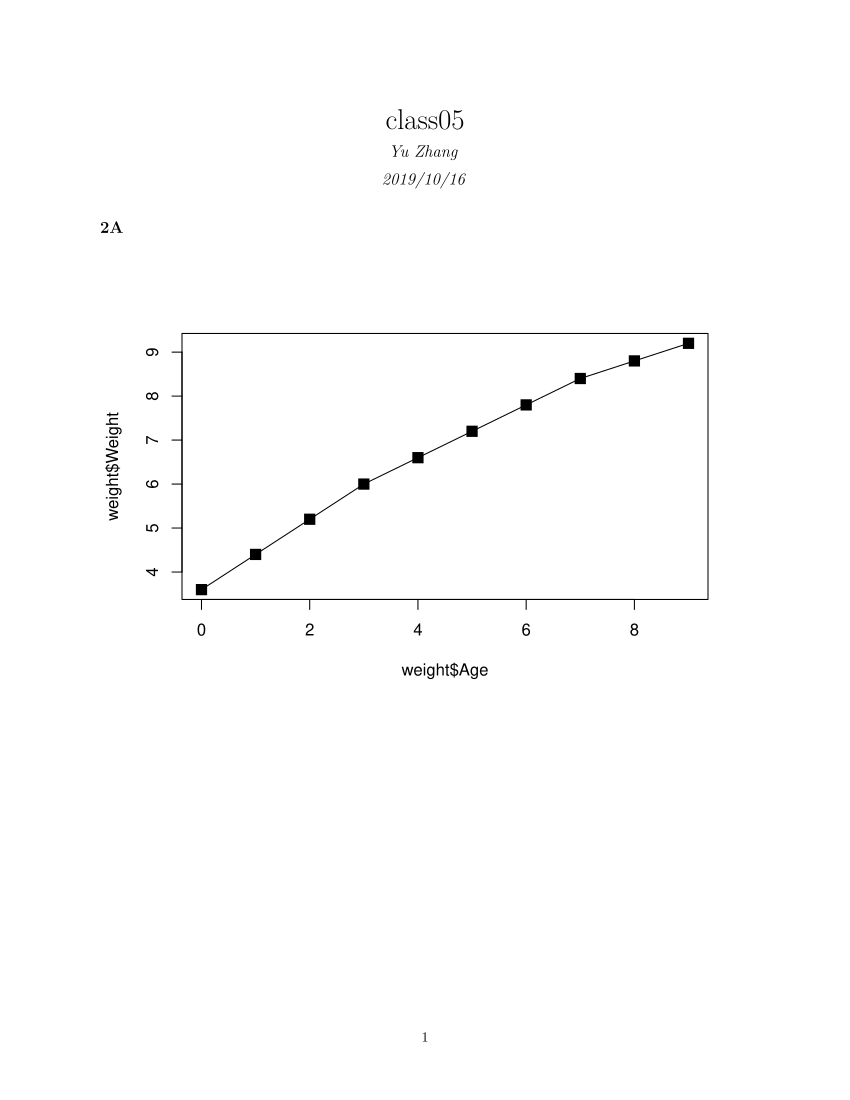

Generate this figure with R:
#Sys.setenv(LANG = "en")
# Class 5 Data Visualization
x <- rnorm(1000)
#is.vector(x) == TRUE

#How many things are in x
length(x)
mean(x)
sd(x)
summary(x)

boxplot(x)
hist(x)
rug(x)

#2A
weight <- read.table("bimm143_05_rstats/weight_chart.txt", header=TRUE)
plot(weight$Age, weight$Weight, type = "o", pch = 15, cex = 1.5)

#2B
#read.delim for /t and header = TRUE
#read.table for txt files
#read.csv for excel files
mouse <- read.table("bimm143_05_rstats/feature_counts.txt", sep="\t", header=TRUE)
par(mar=c(5, 11.5, 4.1, 2.1))
#bottom, left, up, right
barplot(mouse$Count, names.arg=mouse$Feature, 
        horiz=TRUE, ylab="", 
        main="Number of features in the mouse GRCm38 genome", 
        las=1,xlim=c(0,80000))

#2C
par(mar=c(2.1,4.1,4.1,2.1))
x <- c(rnorm(10000),rnorm(10000)+4)
hist(x,breaks = 50)

#3A
mf <- read.delim("bimm143_05_rstats/male_female_counts.txt")
barplot(mf$Count, col = rainbow(2))

#3B
genes <- read.delim("bimm143_05_rstats/up_down_expression.txt")
nrow(genes)
table(genes$State)
levels(genes$State)
palette(c("blue","grey","red"))
plot(genes$Condition1, genes$Condition2, col=genes$State, 
     xlab="Expression condition 1", ylab="Expression condition 2")

#3C
meth <- read.delim("bimm143_05_rstats/expression_methylation.txt")
nrow(meth)
plot(meth$gene.meth,meth$expression) 

dcols <- densCols(meth$gene.meth, meth$expression)
plot(meth$gene.meth, meth$expression, col = dcols, pch = 20)

index <- meth$expression >0 
x <- meth$gene.meth[index]
y <- meth$expression[index]
dcols2 <- densCols(x,y)
plot(x,y,col = dcols2, pch = 20)

dcols3 <- densCols(x,y,colramp = colorRampPalette(c("blue","green","red","yellow")))
plot(x,y,col = dcols3,pch = 20)
